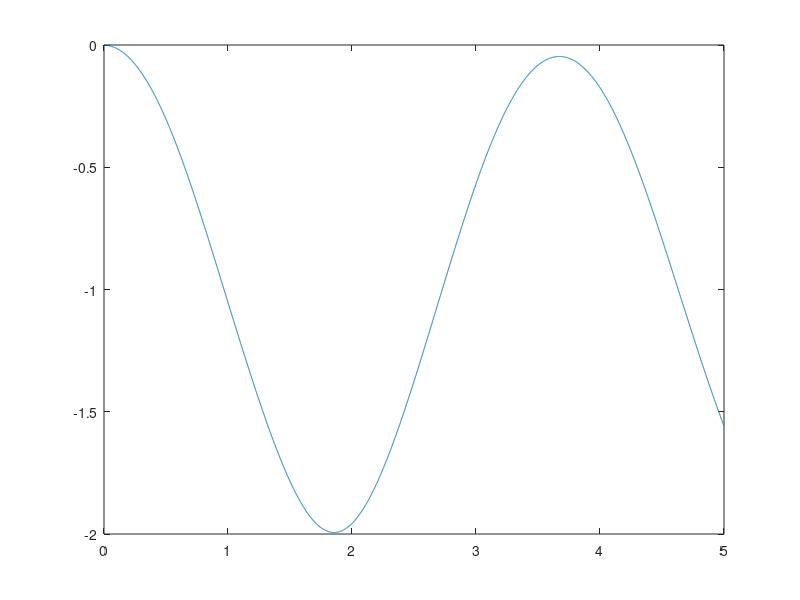

Reproduce this figure in MATLAB.
%只考虑连杆质量不考虑滑块的
%% 参数
%
g=-9.8;
m1=1;l1=1;J1=m1*l1^2 /3;
m2=1;l2=2;J2=m2*l2^2 /3;
%%
A = diag([m1,m1,J1,m2,m2,J2]);
B = [0; m1*g; 10; 0;m2*g;0];
q0 = [l1; 0; 0; 2*l1+l2; 0; 0];
v0 = [0; 0; 0; 0; 0; 0]; %初始状态
q=q0;v=v0;
phi = [ q0(1) - l1*cos(q0(3));
    q0(2) - l1*sin(q0(3));
    -2*l1*cos(q0(3))+q0(4)-l2*cos(q0(6));
    -2*l1*sin(q0(3))+q0(5)-l2*sin(q0(6));
    -2*l1*sin(q0(3))+2*l2*sin(q0(6))]; %约束
phiq = [1 0 l1*sin(q0(3)) 0 0 0;
    0 1 -l1*cos(q0(3)) 0 0 0;
    0 0 2*l1*sin(q0(3)) 1 0 l2*sin(q0(6));
    0 0 -2*l1*cos(q0(3)) 0 1 -l2*cos(q0(6));
    0 0 2*l1*cos(q0(3)) 0 0 2*l2*cos(q0(6))]; %雅可比
P=[-l1*cos(q0(3))*v0(3)^2;
    -l1*sin(q0(3))*v0(3)^2;
    -2*l1*cos(q0(3))*v0(3)^2-l2*cos(q0(6))*v0(6)^2;
    -2*l1*sin(q0(3))*v0(3)^2-l2*sin(q0(6))*v0(6)^2;
    2*l1*sin(q0(3))*v0(3)^2+2*l2*sin(q0(6))*v0(6)^2];
h = 0.001; T = 5; t = 0:h:T; %步长及时间


phiT = phiq * v; %对时间全微分
alpha = 25; beta = 50; %经验值5~50
P1 = P - 2 * alpha * phiT - beta ^ 2 * phi; %稳定形式
LEFT = [A phiq'; phiq zeros(length(P))]; %左端系数
RIGHT = [B; P1]; %右端
X = (LEFT ^ -1) * RIGHT;

%% 组装
q=q0;v=v0;
column = zeros(6, (length(t) - 1));
q = [q column]; v = [v column];
a=zeros(6,length(t));
%%
for i =1:length(t)-1
    phi = [ q(1,i) - l1*cos(q(3,i));
        q(2,i) - l1*sin(q(3,i));
        -2*l1*cos(q(3,i))+q(4,i)-l2*cos(q(6,i));
        -2*l1*sin(q(3,i))+q(5,i)-l2*sin(q(6,i));
        -2*l1*sin(q(3,i))+2*l2*sin(q(6,i))]; %约束
    phiq = [1 0 l1*sin(q(3,i)) 0 0 0;
        0 1 -l1*cos(q(3,i)) 0 0 0;
        0 0 2*l1*sin(q(3,i)) 1 0 l2*sin(q(6,i));
        0 0 -2*l1*cos(q(3,i)) 0 1 -l2*cos(q(6,i));
        0 0 2*l1*cos(q(3,i)) 0 0 2*l2*cos(q(6,i))]; %雅可比
    P=[-l1*cos(q(3,i))*v(3,i)^2;
        -l1*sin(q(3,i))*v(3,i)^2;
        -2*l1*cos(q(3,i))*v(3,i)^2-l2*cos(q(6,i))*v(6,i)^2;
        -2*l1*sin(q(3,i))*v(3,i)^2-l2*sin(q(6,i))*v(6,i)^2;
        2*l1*sin(q(3,i))*v(3,i)^2+2*l2*sin(q(6,i))*v(6,i)^2];
    phiT = phiq * v(:, i);
    P1 = P - 2 * alpha * phiT - (beta ^ 2) * phi;
    LEFT = [A phiq'; phiq zeros(length(P))];
    RIGHT = [B; P1];
    X = (LEFT ^ -1) * RIGHT;
    a(:,i)=X(1:6);
    v(:, i + 1) = v(:, i) + h * a(:, i);
    q(:, i + 1) = q(:, i) + h * v(:, i);
end
%% figure
plot(t,q(3,:));
